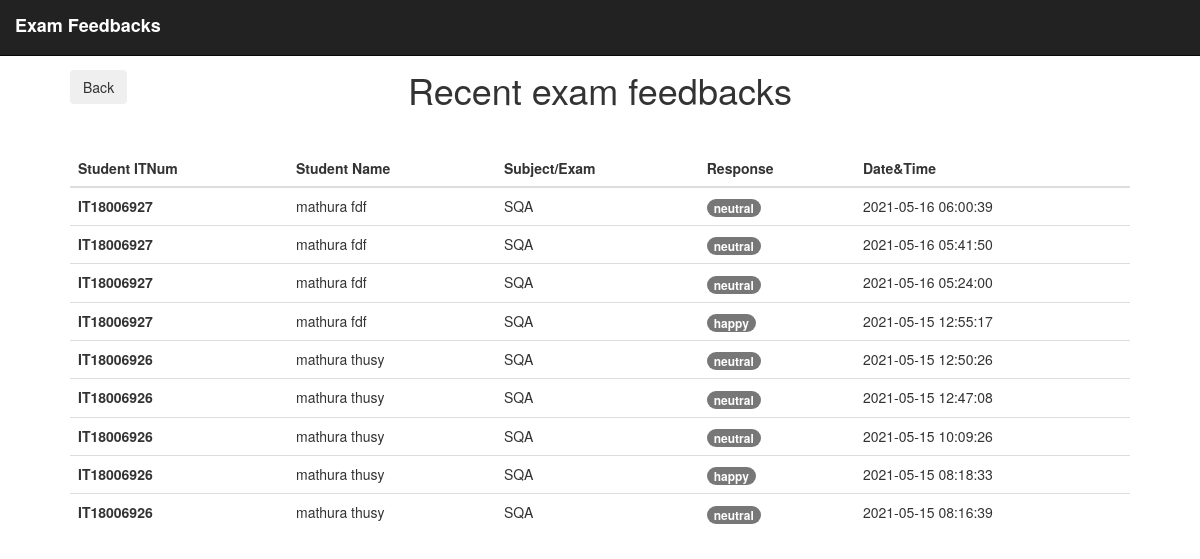
The page /admin/exam_feedback.php on the database its author committed.
### tables this page shows
CREATE TABLE `feedback` (
  `fid` int(11) NOT NULL,
  `stud_id` int(11) NOT NULL,
  `exam_id` int(11) NOT NULL,
  `emotion` varchar(100) NOT NULL,
  `date_time` timestamp NOT NULL DEFAULT current_timestamp() ON UPDATE current_timestamp()
);

CREATE TABLE `student` (
  `stud_id` int(11) NOT NULL,
  `stud_no` int(10) NOT NULL,
  `firstname` varchar(50) NOT NULL,
  `lastname` varchar(50) NOT NULL,
  `gender` varchar(10) NOT NULL,
  `yr&sec` varchar(5) NOT NULL,
  `password` text NOT NULL
);

CREATE TABLE `subject` (
  `sub_id` int(11) NOT NULL,
  `sub_name` varchar(20) NOT NULL,
  `yr&sec` varchar(20) NOT NULL
);

### admin/exam_feedback.php (the view, shortened to what this page needs)
<?php
require '../admin/conn.php';
?>
<!DOCTYPE html>
<html lang = "en">
	<head>
	 <link rel = "stylesheet" type = "text/css" href = "css/bootstrap.css" />
		<link rel = "stylesheet" type = "text/css" href = "css/style.css" />
	</head>
<body>
	<nav class="navbar navbar-default navbar-fixed-top navbar-inverse">
		<div class="container-fluid">
			<label class="navbar-brand">Exam Feedbacks</label>
		</div>
	</nav>
	<div    style="margin: 7rem; 0;position: relative;">
		<div style="text-align: center;" >
			<h1>Recent exam feedbacks</h1>
		</div>
		 <div class="table-responsive table-wrapper-scroll-y my-custom-scrollbar1" style="margin-top: 4rem;">
			<table class="table table-hover table-dark">
			  <thead>
			    <tr>
			      <th scope="col">Student ITNum</th>
			      <th scope="col">Student Name</th>
			      <th scope="col">Subject/Exam</th>
			      <th scope="col">Response</th>
			       <th scope="col">Date&Time</th>
			    </tr>
			  </thead>
			  <tbody>
			  	<?php
			  	$sql ="select * from feedback order by date_time DESC";
				$result = mysqli_query($conn, $sql);
				while($row=mysqli_fetch_assoc($result)){
					    $stud_no="";
					    $stud_name="";
					  	$sub_id="";
					  	$sub_name="";
				        $stud_id=$row['stud_id'];
				         $sql ="select * from student where stud_id=".$stud_id;
				         $result1 = mysqli_query($conn, $sql);
				         while($row1=mysqli_fetch_assoc($result1)){
				                $stud_no=$row1['stud_no'];
				                $stud_name=$row1['firstname']." ".$row1['lastname'];
				          }
				         $sql ="select * from exam where eid=".$row['exam_id'];
				         $result2 = mysqli_query($conn, $sql);
				         while($row2=mysqli_fetch_assoc($result2)){
				                $sub_id=$row2['sub_id'];
				         }
				         $sql ="select * from subject where sub_id=".$sub_id;
				         $result3 = mysqli_query($conn, $sql);
				         while($row3=mysqli_fetch_assoc($result3)){
				                $sub_name=$row3['sub_name'];
				         }
			  	?>
			    <tr>
			      <th scope="row">IT<?php echo $stud_no; ?></th>
			      <td><?php echo $stud_name; ?></td>
			      <td><?php echo $sub_name; ?></td>
			      <td >
			      	<span class="badge  "><?php echo $row['emotion'] ?></span>
			      </td>
			       <td><?php echo $row['date_time'] ?> </td>
			    </tr>
			<?php } ?>
			  </tbody>
			</table>
		</div>
		<div style="position: absolute; top:0; left: 2">
			<button type="button" class="btn btn-dark" onclick="window.history.back();">Back</button>
		</div>
	</div>
</body>
</html>

### admin/exam_feedback.php (style rules this page uses)
.my-custom-scrollbar1 { position: relative; height: 55vh; overflow: auto; }
.table-wrapper-scroll-y { display: block; }

### rows shown on the page
feedback: stud.stud_no "18006927", stud.lastname "mathura fdf", subject.sub_name "SQA", emotion "neutral", date_time "2021-05-16 06:00:39"
feedback: stud.stud_no "18006927", stud.lastname "mathura fdf", subject.sub_name "SQA", emotion "neutral", date_time "2021-05-16 05:41:50"
feedback: stud.stud_no "18006927", stud.lastname "mathura fdf", subject.sub_name "SQA", emotion "neutral", date_time "2021-05-16 05:24:00"
feedback: stud.stud_no "18006927", stud.lastname "mathura fdf", subject.sub_name "SQA", emotion "happy", date_time "2021-05-15 12:55:17"
feedback: stud.stud_no "18006926", stud.lastname "mathura thusy", subject.sub_name "SQA", emotion "neutral", date_time "2021-05-15 12:50:26"
feedback: stud.stud_no "18006926", stud.lastname "mathura thusy", subject.sub_name "SQA", emotion "neutral", date_time "2021-05-15 12:47:08"
feedback: stud.stud_no "18006926", stud.lastname "mathura thusy", subject.sub_name "SQA", emotion "neutral", date_time "2021-05-15 10:09:26"
feedback: stud.stud_no "18006926", stud.lastname "mathura thusy", subject.sub_name "SQA", emotion "happy", date_time "2021-05-15 08:18:33"
feedback: stud.stud_no "18006926", stud.lastname "mathura thusy", subject.sub_name "SQA", emotion "neutral", date_time "2021-05-15 08:16:39"
